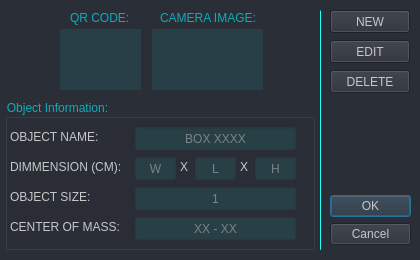
<?xml version="1.0" encoding="UTF-8"?>
<ui version="4.0">
 <class>qrReaderApp</class>
 <widget class="QDialog" name="qrReaderApp">
  <property name="geometry">
   <rect>
    <x>0</x>
    <y>0</y>
    <width>420</width>
    <height>260</height>
   </rect>
  </property>
  <property name="windowTitle">
   <string>QR Code Reader</string>
  </property>
  <property name="windowIcon">
   <iconset resource="../../../images/vectors/vectors.qrc">
    <normaloff>:/vectors/qrcode.png</normaloff>:/vectors/qrcode.png</iconset>
  </property>
  <property name="styleSheet">
   <string notr="true">background: #2A2E37;</string>
  </property>
  <widget class="QDialogButtonBox" name="qrapp_Buttons">
   <property name="geometry">
    <rect>
     <x>330</x>
     <y>195</y>
     <width>81</width>
     <height>61</height>
    </rect>
   </property>
   <property name="cursor">
    <cursorShape>PointingHandCursor</cursorShape>
   </property>
   <property name="styleSheet">
    <string notr="true">color: rgb(199, 199, 199);</string>
   </property>
   <property name="orientation">
    <enum>Qt::Vertical</enum>
   </property>
   <property name="standardButtons">
    <set>QDialogButtonBox::Cancel|QDialogButtonBox::Ok</set>
   </property>
  </widget>
  <widget class="QGroupBox" name="objectInfo">
   <property name="geometry">
    <rect>
     <x>5</x>
     <y>99</y>
     <width>310</width>
     <height>151</height>
    </rect>
   </property>
   <property name="styleSheet">
    <string notr="true">color: rgb(14, 172, 186);</string>
   </property>
   <property name="title">
    <string>Object Information:</string>
   </property>
   <widget class="QLineEdit" name="weight_Value">
    <property name="geometry">
     <rect>
      <x>130</x>
      <y>58</y>
      <width>41</width>
      <height>23</height>
     </rect>
    </property>
    <property name="cursor">
     <cursorShape>ArrowCursor</cursorShape>
    </property>
    <property name="styleSheet">
     <string notr="true">background: rgba(29, 222, 216, 0.1);
color: rgb(199, 199, 199);</string>
    </property>
    <property name="text">
     <string/>
    </property>
    <property name="alignment">
     <set>Qt::AlignCenter</set>
    </property>
    <property name="readOnly">
     <bool>true</bool>
    </property>
    <property name="placeholderText">
     <string>W</string>
    </property>
   </widget>
   <widget class="QLineEdit" name="object_Size_Value">
    <property name="geometry">
     <rect>
      <x>130</x>
      <y>88</y>
      <width>161</width>
      <height>23</height>
     </rect>
    </property>
    <property name="cursor">
     <cursorShape>ArrowCursor</cursorShape>
    </property>
    <property name="whatsThis">
     <string>1 - Small / 2 - Medium / 3 - Large</string>
    </property>
    <property name="styleSheet">
     <string notr="true">background: rgba(29, 222, 216, 0.1);
color: rgb(199, 199, 199);</string>
    </property>
    <property name="echoMode">
     <enum>QLineEdit::PasswordEchoOnEdit</enum>
    </property>
    <property name="alignment">
     <set>Qt::AlignCenter</set>
    </property>
    <property name="readOnly">
     <bool>true</bool>
    </property>
    <property name="placeholderText">
     <string>1</string>
    </property>
   </widget>
   <widget class="QLabel" name="mass_Point_Label">
    <property name="geometry">
     <rect>
      <x>5</x>
      <y>120</y>
      <width>111</width>
      <height>16</height>
     </rect>
    </property>
    <property name="styleSheet">
     <string notr="true">color: rgb(199, 199, 199);</string>
    </property>
    <property name="text">
     <string>CENTER OF MASS:</string>
    </property>
    <property name="buddy">
     <cstring>mass_Point_Value</cstring>
    </property>
   </widget>
   <widget class="QLineEdit" name="mass_Point_Value">
    <property name="geometry">
     <rect>
      <x>130</x>
      <y>118</y>
      <width>161</width>
      <height>23</height>
     </rect>
    </property>
    <property name="cursor">
     <cursorShape>ArrowCursor</cursorShape>
    </property>
    <property name="styleSheet">
     <string notr="true">background: rgba(29, 222, 216, 0.1);
color: rgb(199, 199, 199);</string>
    </property>
    <property name="text">
     <string/>
    </property>
    <property name="echoMode">
     <enum>QLineEdit::Normal</enum>
    </property>
    <property name="alignment">
     <set>Qt::AlignCenter</set>
    </property>
    <property name="readOnly">
     <bool>true</bool>
    </property>
    <property name="placeholderText">
     <string>XX - XX</string>
    </property>
   </widget>
   <widget class="QLabel" name="dimmension_Label">
    <property name="geometry">
     <rect>
      <x>5</x>
      <y>60</y>
      <width>121</width>
      <height>16</height>
     </rect>
    </property>
    <property name="styleSheet">
     <string notr="true">color: rgb(199, 199, 199);</string>
    </property>
    <property name="text">
     <string>DIMMENSION (CM):</string>
    </property>
    <property name="buddy">
     <cstring>weight_Value</cstring>
    </property>
   </widget>
   <widget class="QLineEdit" name="object_Name">
    <property name="geometry">
     <rect>
      <x>130</x>
      <y>28</y>
      <width>161</width>
      <height>23</height>
     </rect>
    </property>
    <property name="cursor">
     <cursorShape>ArrowCursor</cursorShape>
    </property>
    <property name="whatsThis">
     <string/>
    </property>
    <property name="styleSheet">
     <string notr="true">background: rgba(29, 222, 216, 0.1);
color: rgb(199, 199, 199);</string>
    </property>
    <property name="alignment">
     <set>Qt::AlignCenter</set>
    </property>
    <property name="dragEnabled">
     <bool>false</bool>
    </property>
    <property name="readOnly">
     <bool>true</bool>
    </property>
    <property name="placeholderText">
     <string>BOX XXXX</string>
    </property>
   </widget>
   <widget class="QLabel" name="object_Size_Label">
    <property name="geometry">
     <rect>
      <x>5</x>
      <y>90</y>
      <width>81</width>
      <height>16</height>
     </rect>
    </property>
    <property name="styleSheet">
     <string notr="true">color: rgb(199, 199, 199);</string>
    </property>
    <property name="text">
     <string>OBJECT SIZE:</string>
    </property>
    <property name="buddy">
     <cstring>object_Size_Value</cstring>
    </property>
   </widget>
   <widget class="QLabel" name="object_Name_Label">
    <property name="geometry">
     <rect>
      <x>5</x>
      <y>30</y>
      <width>91</width>
      <height>16</height>
     </rect>
    </property>
    <property name="styleSheet">
     <string notr="true">color: rgb(199, 199, 199);</string>
    </property>
    <property name="text">
     <string>OBJECT NAME:</string>
    </property>
    <property name="buddy">
     <cstring>object_Name</cstring>
    </property>
   </widget>
   <widget class="QLineEdit" name="lenght_Value">
    <property name="geometry">
     <rect>
      <x>190</x>
      <y>58</y>
      <width>41</width>
      <height>23</height>
     </rect>
    </property>
    <property name="cursor">
     <cursorShape>ArrowCursor</cursorShape>
    </property>
    <property name="styleSheet">
     <string notr="true">background: rgba(29, 222, 216, 0.1);
color: rgb(199, 199, 199);</string>
    </property>
    <property name="alignment">
     <set>Qt::AlignCenter</set>
    </property>
    <property name="readOnly">
     <bool>true</bool>
    </property>
    <property name="placeholderText">
     <string>L</string>
    </property>
   </widget>
   <widget class="QLineEdit" name="height_Value">
    <property name="geometry">
     <rect>
      <x>250</x>
      <y>58</y>
      <width>41</width>
      <height>23</height>
     </rect>
    </property>
    <property name="cursor">
     <cursorShape>ArrowCursor</cursorShape>
    </property>
    <property name="styleSheet">
     <string notr="true">background: rgba(29, 222, 216, 0.1);
color: rgb(199, 199, 199);</string>
    </property>
    <property name="alignment">
     <set>Qt::AlignCenter</set>
    </property>
    <property name="readOnly">
     <bool>true</bool>
    </property>
    <property name="placeholderText">
     <string>H</string>
    </property>
   </widget>
   <widget class="QLabel" name="x1_Label">
    <property name="geometry">
     <rect>
      <x>175</x>
      <y>60</y>
      <width>13</width>
      <height>16</height>
     </rect>
    </property>
    <property name="styleSheet">
     <string notr="true">color: rgb(199, 199, 199);</string>
    </property>
    <property name="text">
     <string>X</string>
    </property>
    <property name="buddy">
     <cstring>weight_Value</cstring>
    </property>
   </widget>
   <widget class="QLabel" name="x2_Label">
    <property name="geometry">
     <rect>
      <x>235</x>
      <y>60</y>
      <width>13</width>
      <height>16</height>
     </rect>
    </property>
    <property name="styleSheet">
     <string notr="true">color: rgb(199, 199, 199);</string>
    </property>
    <property name="text">
     <string>X</string>
    </property>
    <property name="buddy">
     <cstring>weight_Value</cstring>
    </property>
   </widget>
   <zorder>object_Size_Value</zorder>
   <zorder>mass_Point_Label</zorder>
   <zorder>mass_Point_Value</zorder>
   <zorder>dimmension_Label</zorder>
   <zorder>object_Name</zorder>
   <zorder>object_Size_Label</zorder>
   <zorder>object_Name_Label</zorder>
   <zorder>height_Value</zorder>
   <zorder>x1_Label</zorder>
   <zorder>lenght_Value</zorder>
   <zorder>x2_Label</zorder>
   <zorder>weight_Value</zorder>
  </widget>
  <widget class="Line" name="qrapp_Line">
   <property name="geometry">
    <rect>
     <x>320</x>
     <y>10</y>
     <width>1</width>
     <height>240</height>
    </rect>
   </property>
   <property name="styleSheet">
    <string notr="true">background: rgba(29, 222, 216);</string>
   </property>
   <property name="orientation">
    <enum>Qt::Vertical</enum>
   </property>
  </widget>
  <widget class="QWidget" name="qr_Image" native="true">
   <property name="geometry">
    <rect>
     <x>60</x>
     <y>29</y>
     <width>81</width>
     <height>61</height>
    </rect>
   </property>
   <property name="styleSheet">
    <string notr="true">background: rgba(29, 222, 216, 0.1);
color: rgb(199, 199, 199);</string>
   </property>
  </widget>
  <widget class="QLabel" name="qr_Image_Label">
   <property name="geometry">
    <rect>
     <x>70</x>
     <y>10</y>
     <width>71</width>
     <height>16</height>
    </rect>
   </property>
   <property name="styleSheet">
    <string notr="true">color: rgb(14, 172, 186);</string>
   </property>
   <property name="text">
    <string>QR CODE:</string>
   </property>
   <property name="buddy">
    <cstring>object_Name</cstring>
   </property>
  </widget>
  <widget class="QPushButton" name="qrapp_New">
   <property name="geometry">
    <rect>
     <x>330</x>
     <y>10</y>
     <width>80</width>
     <height>23</height>
    </rect>
   </property>
   <property name="cursor">
    <cursorShape>PointingHandCursor</cursorShape>
   </property>
   <property name="styleSheet">
    <string notr="true">color: rgb(199, 199, 199);</string>
   </property>
   <property name="text">
    <string>NEW</string>
   </property>
  </widget>
  <widget class="QPushButton" name="qrapp_Edit">
   <property name="geometry">
    <rect>
     <x>330</x>
     <y>40</y>
     <width>80</width>
     <height>23</height>
    </rect>
   </property>
   <property name="cursor">
    <cursorShape>PointingHandCursor</cursorShape>
   </property>
   <property name="styleSheet">
    <string notr="true">color: rgb(199, 199, 199);</string>
   </property>
   <property name="text">
    <string>EDIT</string>
   </property>
  </widget>
  <widget class="QPushButton" name="qrapp_Delete">
   <property name="geometry">
    <rect>
     <x>330</x>
     <y>70</y>
     <width>80</width>
     <height>23</height>
    </rect>
   </property>
   <property name="cursor">
    <cursorShape>PointingHandCursor</cursorShape>
   </property>
   <property name="styleSheet">
    <string notr="true">color: rgb(199, 199, 199);</string>
   </property>
   <property name="text">
    <string>DELETE</string>
   </property>
  </widget>
  <widget class="QWidget" name="camera_Image" native="true">
   <property name="geometry">
    <rect>
     <x>152</x>
     <y>29</y>
     <width>111</width>
     <height>61</height>
    </rect>
   </property>
   <property name="styleSheet">
    <string notr="true">background: rgba(29, 222, 216, 0.1);
color: rgb(199, 199, 199);</string>
   </property>
  </widget>
  <widget class="QLabel" name="camere_Image_Label">
   <property name="geometry">
    <rect>
     <x>160</x>
     <y>10</y>
     <width>101</width>
     <height>16</height>
    </rect>
   </property>
   <property name="styleSheet">
    <string notr="true">color: rgb(14, 172, 186);</string>
   </property>
   <property name="text">
    <string>CAMERA IMAGE:</string>
   </property>
   <property name="buddy">
    <cstring>object_Name</cstring>
   </property>
  </widget>
 </widget>
 <resources>
  <include location="../../../images/vectors/vectors.qrc"/>
 </resources>
 <connections>
  <connection>
   <sender>qrapp_Buttons</sender>
   <signal>accepted()</signal>
   <receiver>qrReaderApp</receiver>
   <slot>accept()</slot>
   <hints>
    <hint type="sourcelabel">
     <x>248</x>
     <y>254</y>
    </hint>
    <hint type="destinationlabel">
     <x>157</x>
     <y>274</y>
    </hint>
   </hints>
  </connection>
  <connection>
   <sender>qrapp_Buttons</sender>
   <signal>rejected()</signal>
   <receiver>qrReaderApp</receiver>
   <slot>reject()</slot>
   <hints>
    <hint type="sourcelabel">
     <x>316</x>
     <y>260</y>
    </hint>
    <hint type="destinationlabel">
     <x>286</x>
     <y>274</y>
    </hint>
   </hints>
  </connection>
 </connections>
</ui>
